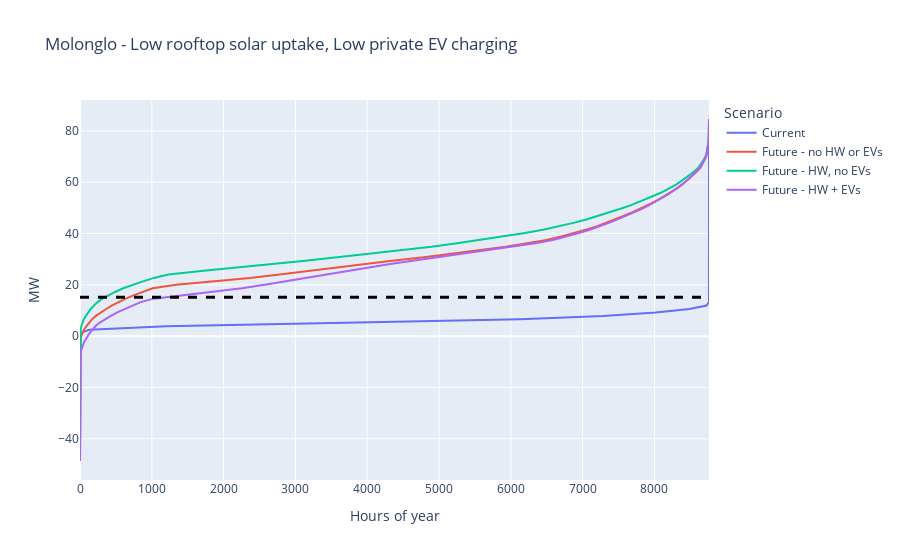

The code cell stored with this chart in its notebook:
### Code cell
nu_bins = 100
names = ['Current', 'Future - no HW or EVs', 'Future - HW, no EVs', 'Future - HW + EVs']
fig = go.Figure()
for i, data in enumerate([many_day_df_current, many_day_df_future_sans, many_day_df_future, many_day_df_future_EV]):
    occur, bins = np.histogram(data, range=(-50,y_max), bins=nu_bins, density=False)
    pdf = occur/sum(occur)
    cdf = np.cumsum(pdf) 

    fig.add_trace(go.Scatter(x=bins[1:], y=pdf, name=names[i]))

fig.add_vline(x=zs_combined_rating, line_width=3, line_dash="dash", line_color="black")
fig.update_layout(
    title=f"{SA_region} - {solar_uptake} rooftop solar uptake, {EV_home_charging} private EV charging",
    xaxis_title="MW",
    yaxis_title="Frequency",
    legend_title="Scenario",
)
# fig.show()
# fig.write_image(f"{SA_region}-{solar_uptake}_solar-{EV_home_charging}_private_EV-frequency.png")

fig = go.Figure()
for i, data in enumerate([many_day_df_current, many_day_df_future_sans, many_day_df_future, many_day_df_future_EV]):
    occur, bins = np.histogram(data, range=(-50,y_max), bins=nu_bins, density=False)
    pdf = occur/sum(occur)
    cdf = np.cumsum(pdf) 

    fig.add_trace(go.Scatter(y=bins[1:], x=cdf*8760, name=names[i]))
    # fig.add_trace(go.Scatter(y=bins[1:][::-1], x=cdf*8760, name=names[i]))
fig.add_hline(y=zs_combined_rating, line_width=3, line_dash="dash", line_color="black")
fig.update_layout(
    title=f"{SA_region} - {solar_uptake} rooftop solar uptake, {EV_home_charging} private EV charging",
    xaxis_title="Hours of year",
    yaxis_title="MW",
    legend_title="Scenario",
)
fig.show()
# fig.write_image(f"{SA_region}-{solar_uptake}_solar-{EV_home_charging}_private_EV-duration.png")
